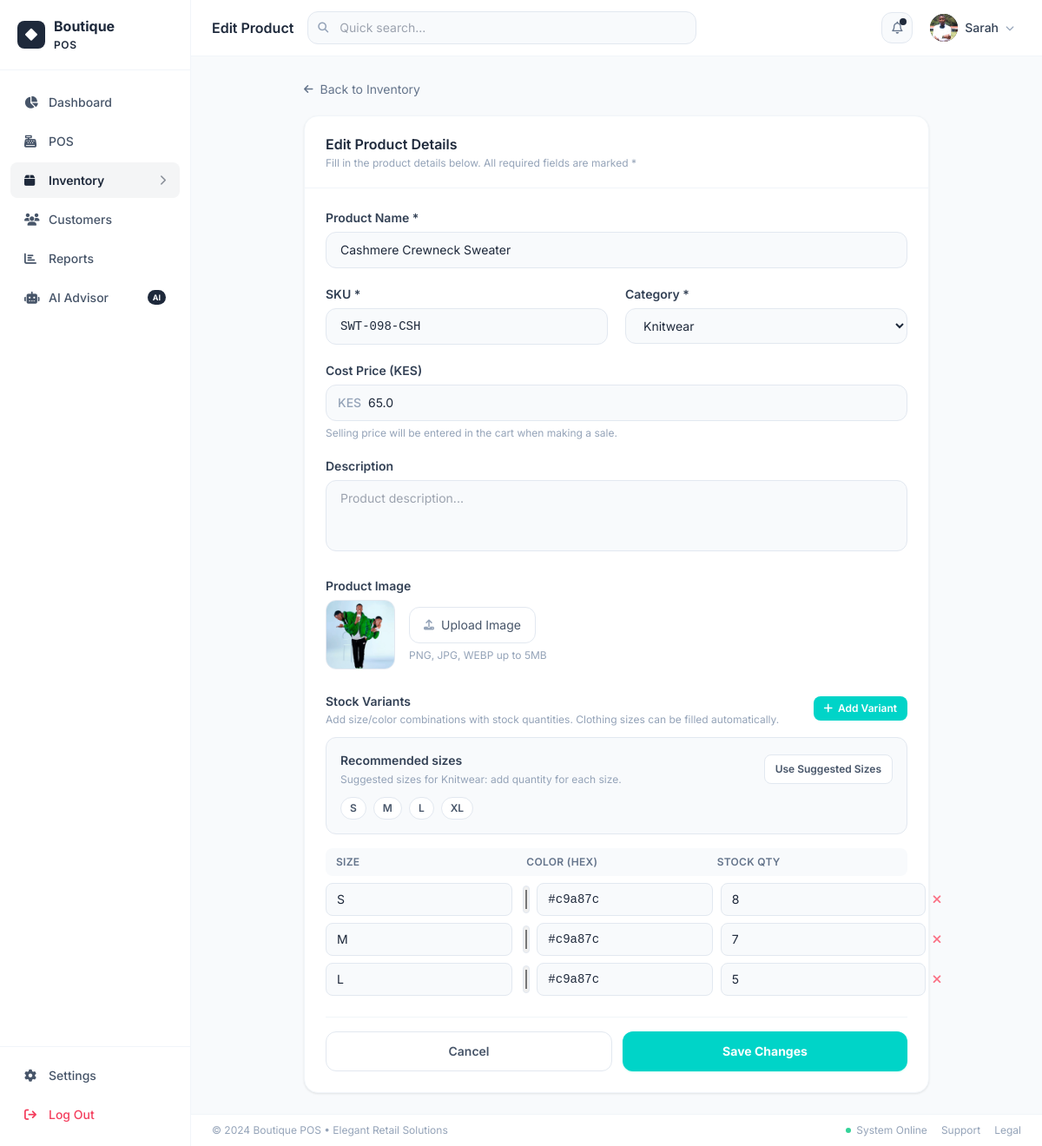
/inventory/edit/10 (signed in), run on an earlier commit of the app's database.
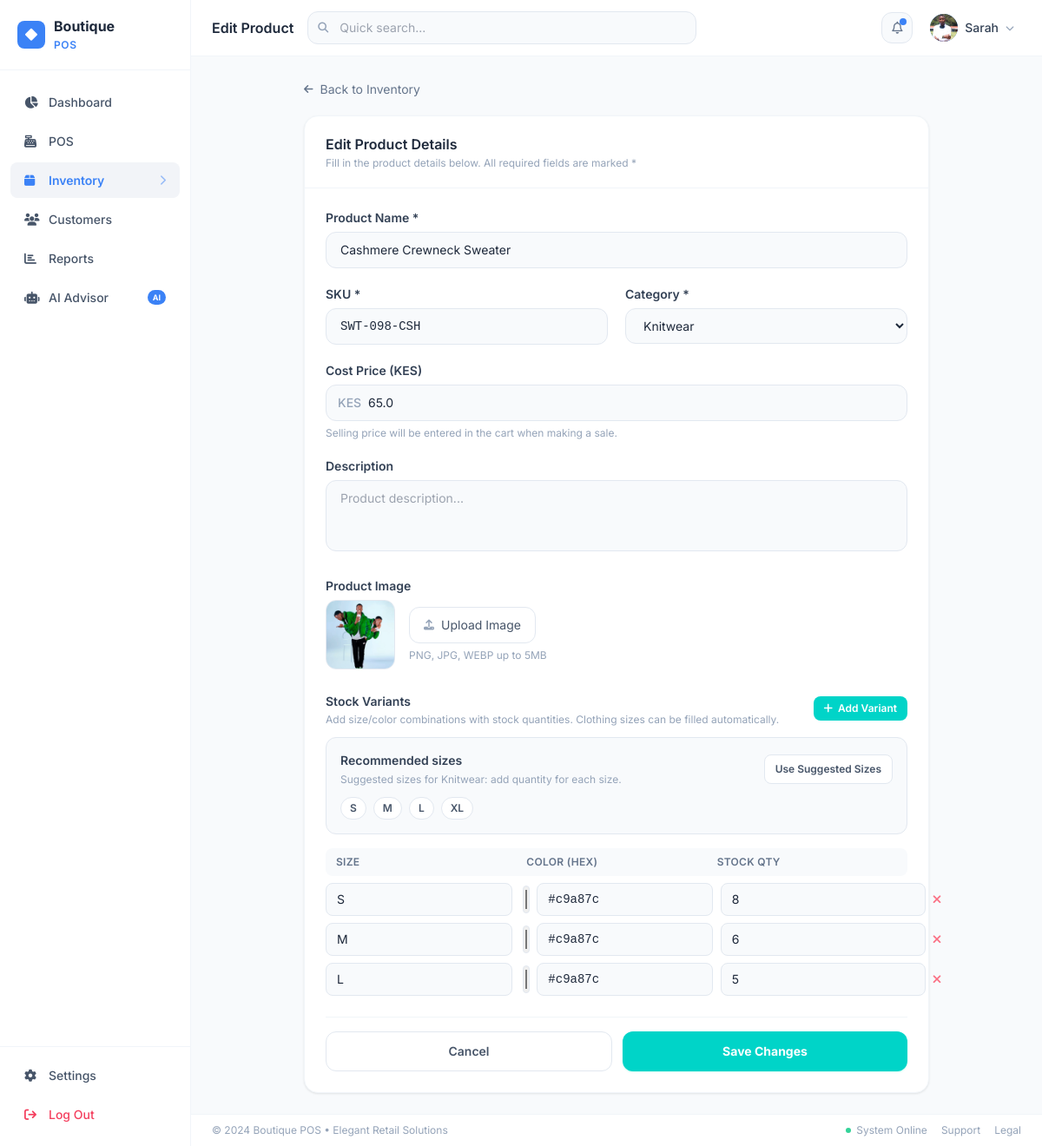
And on a later commit of the database.
### app/models.py (models this page shows, shortened)
class StoreSetting(db.Model):
    __tablename__ = 'store_settings'
    id = db.Column(db.Integer, primary_key=True)
    key = db.Column(db.String(80), unique=True, nullable=False, index=True)
    value = db.Column(db.Text, default='')
    @staticmethod
    def get(key, default=''):
        row = StoreSetting.query.filter_by(key=key).first()
        return row.value if row else default

class ProductVariant(db.Model):
    __tablename__ = 'product_variants'
    id = db.Column(db.Integer, primary_key=True)
    product_id = db.Column(db.Integer, db.ForeignKey('products.id'), nullable=False)
    size = db.Column(db.String(20), default='')
    color = db.Column(db.String(50), default='')
    stock_qty = db.Column(db.Integer, default=0)
    created_at = db.Column(db.DateTime, default=datetime.utcnow)

### app/routes/inventory.py (the view, shortened to what this page needs)
@inventory_bp.route('/inventory/edit/<int:product_id>', methods=['GET', 'POST'])
@login_required
def edit_product(product_id):
    product = Product.query.get_or_404(product_id)
    categories = Category.query.all()
    return render_template('inventory/form.html', categories=categories, product=product)

### app/models.py (called while the page is built)
@login_manager.user_loader
def load_user(user_id):
    return db.session.get(User, int(user_id))

### app/utils.py (called while the page is built)
def extract_upload_filename(value):
    if not value:
        return ''
    cleaned = str(value).strip().replace('\\', '/').split('?', 1)[0].rstrip('/')
    return os.path.basename(cleaned)

def upload_url(value):
    if not value:
        return ''
    value = str(value).strip()
    if value.startswith(('http://', 'https://', 'data:')):
        return value
    filename = extract_upload_filename(value)
    if not filename:
        return value
    return url_for('uploaded_file', filename=filename)

### app/templates/inventory/form.html (shortened to what the changed rows need)
{% extends "base.html" %}
{% block page_title %}{% if product %}Edit Product{% else %}Add New Product{% endif %}{% endblock %}
{% block app_content %}
<div class="p-6 max-w-3xl mx-auto">
  <div class="bg-white rounded-2xl border border-slate-100 shadow-card">
    <div class="px-6 py-5 border-b border-slate-100">
      <h2 class="font-semibold text-slate-800 text-base">
        {{ 'Edit Product Details' if product else 'Add New Product' }}
      </h2>
    </div>
    <form method="POST" enctype="multipart/form-data" id="productForm" class="p-6 space-y-6">
      <div>
        <div id="variantsContainer" class="space-y-2">
          {% if product %}
            {% for variant in product.variants %}
            <div class="variant-row grid grid-cols-3 gap-3 items-center">
              <input type="text" name="variant_size[]" value="{{ variant.size }}" placeholder="e.g. S, M, 38"
                     class="px-3 py-2 border border-slate-200 rounded-lg text-sm bg-slate-50 focus:bg-white transition-all"/>
              <div class="flex items-center gap-2">
                <input type="color" class="color-picker w-8 h-8 rounded cursor-pointer border border-slate-200" value="{{ variant.color if variant.color.startswith('#') else '#cccccc' }}"/>
                <input type="text" name="variant_color[]" value="{{ variant.color }}" placeholder="#000000"
                       class="flex-1 px-3 py-2 border border-slate-200 rounded-lg text-sm bg-slate-50 focus:bg-white transition-all font-mono"/>
              </div>
              <div class="flex items-center gap-2">
                <input type="number" name="variant_stock[]" value="{{ variant.stock_qty }}" min="0" placeholder="0"
                       class="flex-1 px-3 py-2 border border-slate-200 rounded-lg text-sm bg-slate-50 focus:bg-white transition-all"/>
                <button type="button" onclick="this.closest('.variant-row').remove()"
                        class="text-rose-400 hover:text-rose-600 transition text-sm">
                  <i class="fa-solid fa-xmark"></i>
                </button>
              </div>
            </div>
            {% endfor %}
          {% endif %}
        </div>
      </div>
    </form>
  </div>
</div>
{% endblock %}

### app/templates/base.html (shortened to what the changed rows need)
<!DOCTYPE html>
<html lang="en">
<head>
  <script src="https://cdn.tailwindcss.com"></script>
  <link rel="stylesheet" href="https://cdnjs.cloudflare.com/ajax/libs/font-awesome/6.5.0/css/all.min.css"/>
</head>
<body class="bg-slate-50 text-slate-800">
<div class="flex h-screen overflow-hidden">
  <aside class="w-[220px] flex-shrink-0 bg-white border-r border-slate-100 flex flex-col h-full">
    <div class="px-5 py-5 border-b border-slate-100">
      <a href="{{ url_for('dashboard.index') }}" class="flex items-center gap-2.5" style="text-decoration:none">
        <div class="w-8 h-8 rounded-lg flex items-center justify-center" style="background:var(--theme, #00D4C8)">
          <i class="fa-solid fa-diamond text-white text-sm"></i>
        </div>
        <span class="font-bold text-slate-800 text-base leading-tight">{{ store_name.split()[0] if store_name else 'Boutique' }}<br><span style="color:var(--theme, #00D4C8);font-size:.75rem;font-weight:600;letter-spacing:.05em">{{ store_name.split()[1] if store_name.split()|length > 1 else 'POS' }}</span></span>
      </a>
    </div>
    <nav class="flex-1 px-3 py-4 space-y-1 overflow-y-auto">
      <a href="{{ url_for('dashboard.index') }}"
         class="sidebar-link {% if request.endpoint and 'dashboard' in request.endpoint %}active{% endif %}">
        <i class="fa-solid fa-chart-pie w-4"></i> Dashboard
      </a>
      <a href="{{ url_for('pos.index') }}"
         class="sidebar-link {% if request.endpoint and 'pos' in request.endpoint %}active{% endif %}">
        <i class="fa-solid fa-cash-register w-4"></i> POS
      </a>
      <a href="{{ url_for('inventory.index') }}"
         class="sidebar-link {% if request.endpoint and 'inventory' in request.endpoint %}active{% endif %}">
        <i class="fa-solid fa-box w-4"></i> Inventory
        {% if request.endpoint and 'inventory' in request.endpoint %}
        <i class="fa-solid fa-chevron-right ml-auto text-xs opacity-50"></i>{% endif %}
      </a>
      <a href="{{ url_for('customers.index') }}"
         class="sidebar-link {% if request.endpoint and 'customers' in request.endpoint %}active{% endif %}">
        <i class="fa-solid fa-users w-4"></i> Customers
      </a>
      <a href="{{ url_for('reports.index') }}"
         class="sidebar-link {% if request.endpoint and 'reports' in request.endpoint %}active{% endif %}">
        <i class="fa-solid fa-chart-bar w-4"></i> Reports
      </a>
      <a href="{{ url_for('ai.index') }}"
         class="sidebar-link {% if request.endpoint and request.endpoint.startswith('ai') %}active{% endif %}"
         style="{% if request.endpoint and request.endpoint.startswith('ai') %}{% else %}{% endif %}">
        <i class="fa-solid fa-robot w-4"></i> AI Advisor
        <span class="ml-auto text-[9px] font-bold px-1.5 py-0.5 rounded-full text-white" style="background:var(--theme)">AI</span>
      </a>
    </nav>
  </aside>
  <div class="flex-1 flex flex-col h-full overflow-hidden">
    <header class="bg-white border-b border-slate-100 px-6 py-3 flex items-center gap-4 z-10 flex-shrink-0">
      <h1 class="font-semibold text-slate-800 text-base flex-shrink-0">{% block page_title %}Dashboard{% endblock %}</h1>
      <div class="ml-auto flex items-center gap-3">
        <div class="relative" id="notifWrap">
          <button id="notifBtn"
                  onclick="toggleNotif()"
                  class="relative w-9 h-9 rounded-xl bg-slate-50 border border-slate-200 flex items-center justify-center hover:bg-slate-100 transition">
            <i class="fa-regular fa-bell text-slate-500 text-sm"></i>
            <span id="notifDot" class="absolute top-1.5 right-1.5 w-2 h-2 rounded-full hidden" style="background:var(--theme)"></span>
          </button>
        </div>
      </div>
    </header>
    <main class="flex-1 overflow-y-auto">
      {% block app_content %}{% endblock %}
    </main>
    <footer class="bg-white border-t border-slate-100 px-6 py-2.5 flex items-center justify-between text-xs text-slate-400 flex-shrink-0">
      <span>&copy; 2024 {{ store_name }} &bull; Elegant Retail Solutions</span>
      <div class="flex items-center gap-4">
        <span class="flex items-center gap-1.5">
        </span>
        <a href="#" class="hover:text-slate-600">Support</a>
        <a href="#" class="hover:text-slate-600">Legal</a>
      </div>
    </footer>
  </div>
</div>
</body>
</html>

What changed in the data, as far as the page shows it:
changed ProductVariant (number 2 of 3 on the later page): stock_qty "7" → "6"
